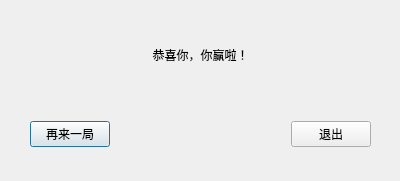
<?xml version="1.0" encoding="UTF-8"?>
<ui version="4.0">
 <class>WinDialog</class>
 <widget class="QDialog" name="WinDialog">
  <property name="geometry">
   <rect>
    <x>0</x>
    <y>0</y>
    <width>400</width>
    <height>181</height>
   </rect>
  </property>
  <property name="windowTitle">
   <string>Dialog</string>
  </property>
  <widget class="QLabel" name="label">
   <property name="geometry">
    <rect>
     <x>100</x>
     <y>30</y>
     <width>201</width>
     <height>51</height>
    </rect>
   </property>
   <property name="styleSheet">
    <string notr="true"/>
   </property>
   <property name="text">
    <string>&lt;html&gt;&lt;head/&gt;&lt;body&gt;&lt;p align=&quot;center&quot;&gt;恭喜你，你赢啦！&lt;/p&gt;&lt;/body&gt;&lt;/html&gt;</string>
   </property>
  </widget>
  <widget class="QWidget" name="horizontalLayoutWidget">
   <property name="geometry">
    <rect>
     <x>30</x>
     <y>109</y>
     <width>341</width>
     <height>51</height>
    </rect>
   </property>
   <layout class="QHBoxLayout" name="horizontalLayout">
    <item>
     <widget class="QPushButton" name="pushButton_2">
      <property name="text">
       <string>再来一局</string>
      </property>
     </widget>
    </item>
    <item>
     <spacer name="horizontalSpacer">
      <property name="orientation">
       <enum>Qt::Horizontal</enum>
      </property>
      <property name="sizeHint" stdset="0">
       <size>
        <width>40</width>
        <height>20</height>
       </size>
      </property>
     </spacer>
    </item>
    <item>
     <widget class="QPushButton" name="pushButton">
      <property name="text">
       <string>退出</string>
      </property>
     </widget>
    </item>
   </layout>
  </widget>
 </widget>
 <resources/>
 <connections/>
</ui>
